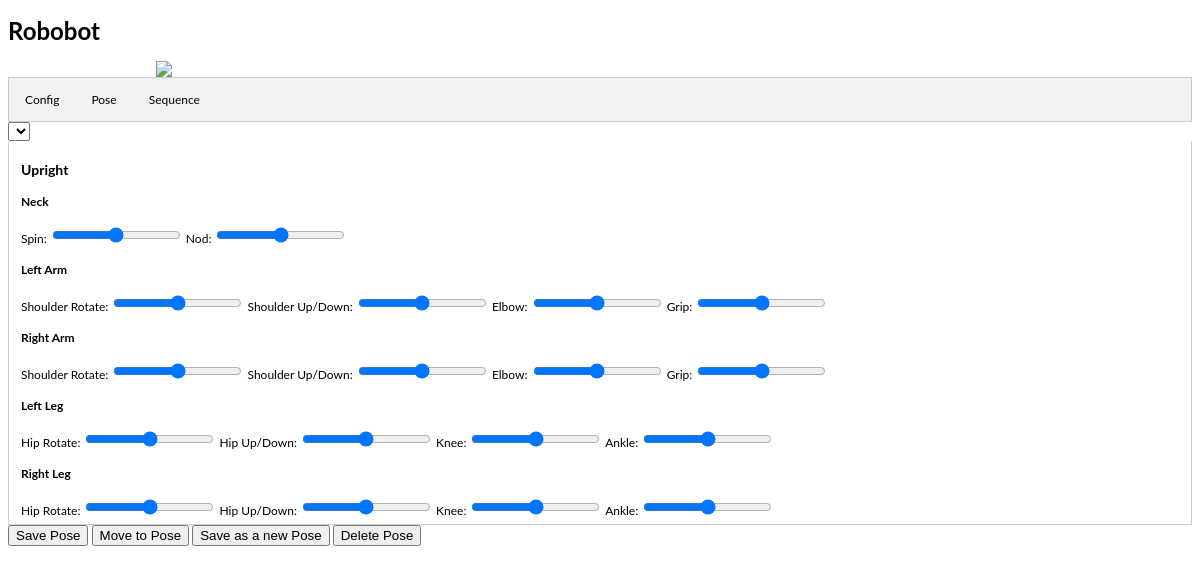
The page /pose on the database as committed earlier.
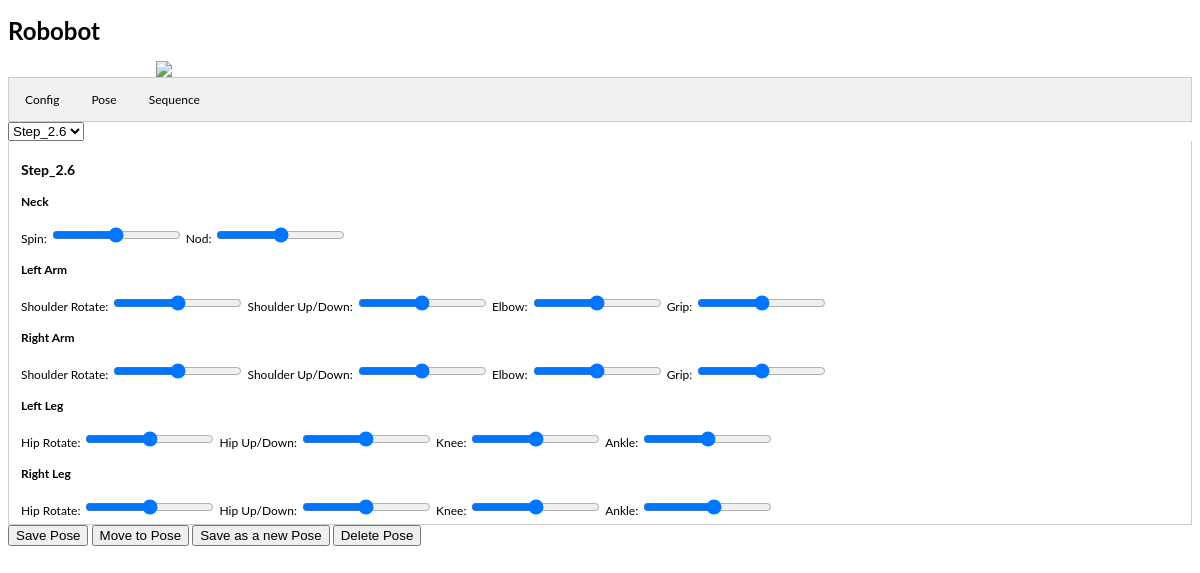
The same page on the database as committed later.
### tables this page shows
CREATE TABLE "Pose" (
	`Id`	INTEGER NOT NULL PRIMARY KEY AUTOINCREMENT UNIQUE,
	`Name`	TEXT NOT NULL UNIQUE,
	`Servo1Pos`	INT NOT NULL,
	`Servo2Pos`	INT NOT NULL,
	`Servo3Pos`	INT NOT NULL,
	`Servo4Pos`	INT NOT NULL,
	`Servo5Pos`	INT NOT NULL,
	`Servo6Pos`	INT NOT NULL,
	`Servo7Pos`	INT NOT NULL,
	`Servo8Pos`	INT NOT NULL,
	`Servo9Pos`	INT NOT NULL,
	`Servo10Pos`	INT NOT NULL,
	`Servo11Pos`	INT NOT NULL,
	`Servo12Pos`	INT NOT NULL,
	`Servo13Pos`	INT NOT NULL,
	`Servo14Pos`	INT NOT NULL,
	`Servo15Pos`	INT NOT NULL,
	`Servo16Pos`	INT NOT NULL,
	`Servo17Pos`	INT NOT NULL,
	`Servo18Pos`	INT NOT NULL
);

CREATE TABLE "Config" (
	`Id`	INT,
	`Limb`	TEXT,
	`Name`	TEXT,
	`Pin`	INTEGER,
	`I2CAddr`	TEXT,
	`Pos`	INT,
	`Offset`	INT,
	`Direction`	INTEGER DEFAULT 1,
	`Maximum`	INT,
	`Minimum`	INT
);

### Main.py (the view)
@app.route("/pose",methods=['GET','POST','PUT'])
def pose():
    if request.method == 'POST':
        print 'POSE POSTING: %s' % request.form
        i = str(request.form['sel-pose'])[4:]
        print 'Pose: %s' % i
        servoVals = []
        for j in range(1,19):
            servoVals.append( str(request.form[ str(i)+'.Servo'+str(j) ]) )
        if( 'newName' in str(request.form) ):
            sName = str( request.form[ 'newName' ] )
            sStart = 'INSERT INTO Pose '
            sVal = "VALUES(NULL, '"+sName+"', " + ', '.join(servoVals) + ');'
            s = sStart + sVal
            save_db(get_db(), s)
        elif( 'delName' in str(request.form) ):
            s = 'DELETE FROM Pose WHERE ID='+str(i)
            save_db(get_db(), s)
        elif( request.form['submit'] == 'Move to Pose' ):
            vals = ( [int(i) for i in servoVals] )
            update_servos(vals)
        elif( request.form['submit'] == 'Save Pose' ):
            s = ['Servo%dPos=%s' % (k+1, x) for k,x in enumerate(servoVals)]
            s = ', '.join(s)
            s = 'UPDATE Pose SET ' + s + ' WHERE Id='+i+';'
            save_db(get_db(), s)
        return redirect(url_for('pose'))
    elif request.method == 'GET':
        limbs = []
        configDb = query_db('select * from Config')
        poseDb = query_db('select * from Pose order by Name Asc')
        s = 'SELECT MAX(Id) AS max_id FROM Pose;'
        maxPoseId = int(query_db(s)[0]['max_id'])
        limbs = []
        for limb in query_db("select distinct limb from Config;"):
            limbs.append( limb['limb'] )
        print " * GETTING POSE"
        return render_template('Pose.html',
                               configDb=configDb,
                               poseDb=poseDb,
                               maxPoseId=maxPoseId,
                               limbs=limbs)

### Main.py (called while the page is built)
def get_db():
    db = getattr(g, '_database', None)
    if db is None:
        db = g._database = sqlite3.connect(DATABASE)
        db.row_factory = sqlite3.Row
    return db

@app.teardown_appcontext
def close_connection(exception):
    db = getattr(g, '_database', None)
    if db is not None:
        db.close()

def query_db(query, args=(), one=False):
    cur = get_db().execute(query, args)
    rv = cur.fetchall()
    cur.close()
    return (rv[0] if rv else None) if one else rv

### templates/Pose.html (shortened to what this page needs)
{% extends "Template.html" %}
{% block pagebody %}
  <form id="servosForm" name="servosForm" method="post" autocomplete="off">
    <select id="sel-pose"
            name="sel-pose"
            class="tablinks"
            onmousedown="this.value='';"
            onchange="openTab(event, this.value);"
      {% for pose in poseDb %}
        <option value="Pose{{pose['Id']}}" class="pose-list"
        {% if pose['Id'] == maxPoseId %}selected{% endif %}>
          {{pose['Name']}}
        </option>
      {% endfor %}
    </select>
    {% for pose in poseDb %}
      <div id="Pose{{pose['Id']}}" name="{{pose['Name']}}" class="tabcontent"
      {% if pose['Id'] == maxPoseId %} style="display: block;"
      {% else %}                           style="none;"
      {% endif %}>
        <h3>{{pose['Name']}}</h3>
        {% for limb in limbs %}
          <div id="{{pose['Id']}}.{{ limb }}">
            <h4>{{ limb }}</h4>
            {% for servo in configDb %}
              {% if servo['Limb'] == limb %}
                {% set sName = servo['Name'] %}
                {% set sId = servo['Id'] %}
                <label for="{{pose['Id']}}.Servo{{ sId }}">{{ sName }}:</label>
                <input type="range"
                       name="{{pose['Id']}}.Servo{{ sId }}"
                       id="{{pose['Id']}}.Servo{{ sId }}"
                       value="{{ pose[ 'Servo%dPos' % sId ] }}"
                       min="{{ servo[ 'Minimum' ] }}"
                       max="{{ servo[ 'Maximum' ] }}"
                       step="10">
              {% endif %}
            {% endfor %}
          </div>
        {% endfor %}
      </div>
    {% endfor %}
    <input type="submit" id="submit" name="submit" value="Save Pose">
    <input type="submit" id="submit" name="submit" value="Move to Pose">
    <input type="button" onclick="getTextAndPost('pose')"
           value="Save as a new Pose">
    <input type="button" onclick="confirmAndPost('pose')"
           value="Delete Pose">
  </form>
{% endblock %}

### templates/Template.html (shortened to what this page needs)
<!DOCTYPE html>
<html>
    <head>
        <link rel="stylesheet"
              href="https://code.jquery.com/mobile/1.4.5/jquery.mobile-1.4.5.min.css">
    </head>
    <body>
        <div data-role="page">
          <div data-role="header">
            <h1>Robobot</h1>
          </div>
          <img src="https://cad.onshape.com/api/thumbnails/d/673e2068db18134e20d03cef/w/27f3b55c71efa25a17beb110/s/300x170?t=1480638183871">
          <div data-role="main" class="ui-content">
            <ul class="tab">
              <li><a href="config">Config</a></li>
              <li><a href="pose">Pose</a></li>
              <li><a href="sequence">Sequence</a></li>
            </ul>
            {% block pagebody %}
            {% endblock %}
          </div>
        </div>
    </body>
</html>

### templates/Template.html (style rules this page uses)
body { font-family: "Lato", sans-serif; font-size: 12px; }
ul.tab { list-style-type: none; margin: 0; padding: 0; overflow: hidden; border: 1px solid #ccc; background-color: #f1f1f1; }
ul.tab li { float: left; }
ul.tab li a { display: inline-block; color: black; text-align: center; padding: 14px 16px; text-decoration: none; transition: 0.3s; font-size: 12px; }
.tabcontent { display: none; padding: 6px 12px; border: 1px solid #ccc; border-top: none; }
img { width:75%; display:block; margin:0 auto; }

Rows that differ between the two databases and show on the page:
no longer on this page (row unchanged): Pose: Name "Upright", limbs "Neck" "Left Arm" "Right Arm" "Left Leg" "Right Leg", Servo1Pos "90", Servo2Pos "90", Servo3Pos "90", Servo4Pos "90", Servo5Pos "90", Servo6Pos "90", Servo7Pos "90", Servo8Pos "90", Servo9Pos "90", Servo10Pos "90", Servo11Pos "90", Servo12Pos "90", Servo13Pos "90", Servo14Pos "90", Servo15Pos "90", Servo16Pos "90", Servo17Pos "90", Servo18Pos "90", Config (Name "Spin"), Config (Name "Nod"), Config (Name "Shoulder Rotate"), Config (Name "Shoulder Up/Down"), Config (Name "Elbow"), Config (Name "Grip"), Config (Name "Shoulder Rotate"), Config (Name "Shoulder Up/Down"), Config (Name "Elbow"), Config (Name "Grip"), Config (Name "Hip Rotate"), Config (Name "Hip Up/Down"), Config (Name "Knee"), Config (Name "Ankle"), Config (Name "Hip Rotate"), Config (Name "Hip Up/Down"), Config (Name "Knee"), Config (Name "Ankle")
added Pose: Name "Step_2.6", limbs "Neck" "Left Arm" "Right Arm" "Left Leg" "Right Leg", Servo1Pos "90", Servo2Pos "90", Servo3Pos "90", Servo4Pos "90", Servo5Pos "90", Servo6Pos "90", Servo7Pos "90", Servo8Pos "90", Servo9Pos "90", Servo10Pos "90", Servo11Pos "90", Servo12Pos "90", Servo13Pos "90", Servo14Pos "90", Servo15Pos "90", Servo16Pos "90", Servo17Pos "90", Servo18Pos "100", Config (Name "Spin"), Config (Name "Nod"), Config (Name "Shoulder Rotate"), Config (Name "Shoulder Up/Down"), Config (Name "Elbow"), Config (Name "Grip"), Config (Name "Shoulder Rotate"), Config (Name "Shoulder Up/Down"), Config (Name "Elbow"), Config (Name "Grip"), Config (Name "Hip Rotate"), Config (Name "Hip Up/Down"), Config (Name "Knee"), Config (Name "Ankle"), Config (Name "Hip Rotate"), Config (Name "Hip Up/Down"), Config (Name "Knee"), Config (Name "Ankle")
Other text that changed with them:
form field sel-pose: (not shown) → "Step_2.6"
